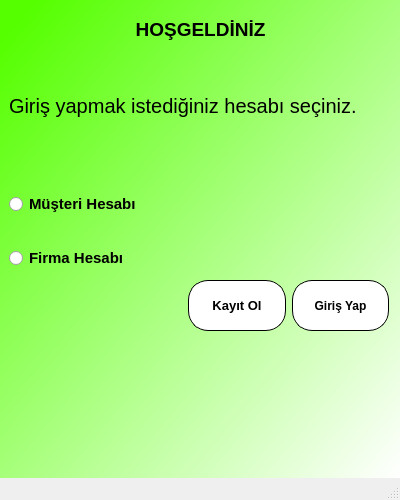
<?xml version="1.0" encoding="UTF-8"?>
<ui version="4.0">
 <class>MainWindow</class>
 <widget class="QMainWindow" name="MainWindow">
  <property name="geometry">
   <rect>
    <x>0</x>
    <y>0</y>
    <width>400</width>
    <height>500</height>
   </rect>
  </property>
  <property name="maximumSize">
   <size>
    <width>400</width>
    <height>500</height>
   </size>
  </property>
  <property name="windowTitle">
   <string>Hesap Türü Seçme Ekranı</string>
  </property>
  <property name="styleSheet">
   <string notr="true">QWidget#centralwidget{
background-color:qlineargradient(spread:pad, x1:0, y1:0, x2:1, y2:1, stop:0.0451977 rgba(85, 255, 0, 255), stop:1 rgba(255, 255, 255, 255));}</string>
  </property>
  <widget class="QWidget" name="centralwidget">
   <widget class="QWidget" name="verticalLayoutWidget">
    <property name="geometry">
     <rect>
      <x>9</x>
      <y>49</y>
      <width>381</width>
      <height>221</height>
     </rect>
    </property>
    <layout class="QVBoxLayout" name="verticalLayout">
     <property name="spacing">
      <number>30</number>
     </property>
     <item>
      <widget class="QLabel" name="label">
       <property name="styleSheet">
        <string notr="true">font-size:20px;</string>
       </property>
       <property name="text">
        <string>Giriş yapmak istediğiniz hesabı seçiniz.</string>
       </property>
      </widget>
     </item>
     <item>
      <widget class="QRadioButton" name="radioButton_musteri">
       <property name="font">
        <font>
         <pointsize>-1</pointsize>
         <weight>75</weight>
         <bold>true</bold>
        </font>
       </property>
       <property name="styleSheet">
        <string notr="true">font-size:15px</string>
       </property>
       <property name="text">
        <string>Müşteri Hesabı</string>
       </property>
      </widget>
     </item>
     <item>
      <widget class="QRadioButton" name="radioButton_firma">
       <property name="font">
        <font>
         <pointsize>-1</pointsize>
         <weight>75</weight>
         <bold>true</bold>
        </font>
       </property>
       <property name="styleSheet">
        <string notr="true">font-size:15px</string>
       </property>
       <property name="text">
        <string>Firma Hesabı</string>
       </property>
      </widget>
     </item>
    </layout>
   </widget>
   <widget class="QLabel" name="label_2">
    <property name="geometry">
     <rect>
      <x>10</x>
      <y>9</y>
      <width>381</width>
      <height>41</height>
     </rect>
    </property>
    <property name="font">
     <font>
      <pointsize>14</pointsize>
      <weight>75</weight>
      <bold>true</bold>
     </font>
    </property>
    <property name="layoutDirection">
     <enum>Qt::LeftToRight</enum>
    </property>
    <property name="text">
     <string>HOŞGELDİNİZ</string>
    </property>
    <property name="alignment">
     <set>Qt::AlignCenter</set>
    </property>
   </widget>
   <widget class="QWidget" name="horizontalLayoutWidget">
    <property name="geometry">
     <rect>
      <x>188</x>
      <y>280</y>
      <width>201</width>
      <height>51</height>
     </rect>
    </property>
    <layout class="QHBoxLayout" name="horizontalLayout">
     <item>
      <widget class="QPushButton" name="pushButton_kayitol">
       <property name="sizePolicy">
        <sizepolicy hsizetype="Minimum" vsizetype="Minimum">
         <horstretch>0</horstretch>
         <verstretch>0</verstretch>
        </sizepolicy>
       </property>
       <property name="font">
        <font>
         <pointsize>-1</pointsize>
         <weight>75</weight>
         <bold>true</bold>
        </font>
       </property>
       <property name="styleSheet">
        <string notr="true">border-radius:20px;
background-color:white;
font-size:13px;
border:1px solid;</string>
       </property>
       <property name="text">
        <string>Kayıt Ol</string>
       </property>
      </widget>
     </item>
     <item>
      <widget class="QPushButton" name="pushButton_hesapturusec">
       <property name="sizePolicy">
        <sizepolicy hsizetype="Minimum" vsizetype="Minimum">
         <horstretch>0</horstretch>
         <verstretch>0</verstretch>
        </sizepolicy>
       </property>
       <property name="font">
        <font>
         <weight>75</weight>
         <bold>true</bold>
        </font>
       </property>
       <property name="styleSheet">
        <string notr="true">border-radius:20px;
background-color:white;border:1px solid;</string>
       </property>
       <property name="text">
        <string>Giriş Yap</string>
       </property>
      </widget>
     </item>
    </layout>
   </widget>
  </widget>
  <widget class="QMenuBar" name="menubar">
   <property name="geometry">
    <rect>
     <x>0</x>
     <y>0</y>
     <width>400</width>
     <height>21</height>
    </rect>
   </property>
  </widget>
  <widget class="QStatusBar" name="statusbar"/>
 </widget>
 <resources/>
 <connections/>
</ui>
